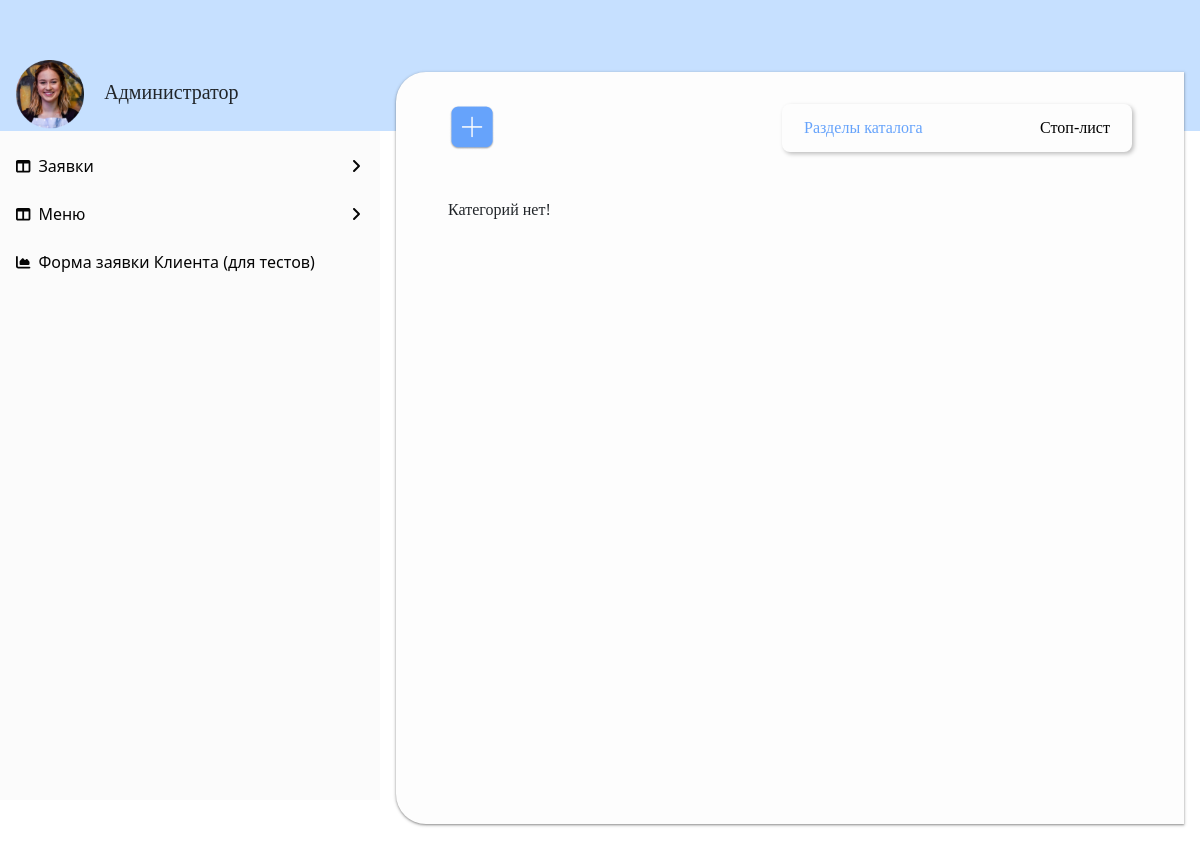
The app's page /menu/, older data.
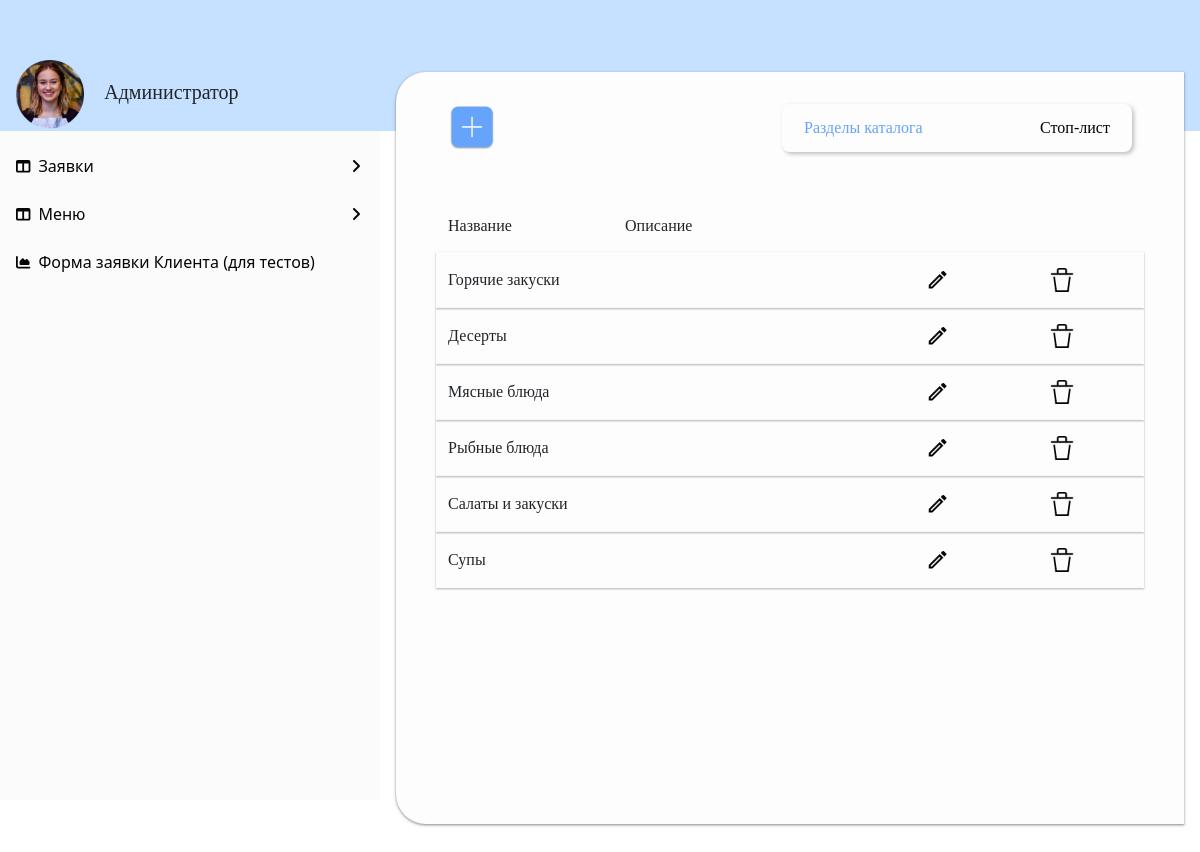
The same page, newer data.
### menu/models.py (models this page shows, shortened)
class MenuSection(models.Model):
    name = models.CharField(max_length=32, unique=True)
    description = models.CharField(max_length=255, blank=True)

### menu/views.py (the view)
# urls.py: path('', MenuSectionListView.as_view(), name='sections_list'),
class MenuSectionListView(ListView):
    model = MenuSection
    ordering = 'name'
    template_name = 'menu/sections.html'
    context_object_name = 'sections'
    paginate_by = 20

### templates/menu/sections.html (shortened to what this page needs)
{% extends 'default.html' %}
{% load custom_tags %}
{% load crispy_forms_tags %}
{% block content %}
         <div class="container-fluid menu-common-font">
          <div class="row pb-5 justify-content-between">
    <div class="col">
  		<a href="{% url 'section_create' %}"><img src="/static/img/addsection.png" class="add_section_btn"></a>
    </div>
        <div class="col d-flex justify-content-end">
            <div class="dishes-top-menu d-flex justify-content-between px-3 py-2">
                <button class="cat-menu" onclick="window.location.href='/menu/';">Разделы каталога</button>
                 <button onclick="window.location.href='{% url 'dishes_stoplist' %}';">Стоп-лист</button>
            </div>
        </div>
    </div>
	{% if sections %}
        <div class="row pt-3 pb-3">
		<div class="col-3">Название</div>
            <div class="col-5">Описание</div>
           </div>
			{% for section in sections %}
                <div class="row shady-row pt-1 pb-1">
					<div class="col-3 align-content-center flex-box flex-wrap">{{ section.name }}</div>
					<div class="col-5 align-content-center flex-box flex-wrap">{{ section.description }}</div>
					<div class="col-2 align-content-center flex-box flex-wrap"><a href="{% url 'section_detail' pk=section.pk %}"><img width="34px" src="/static/img/editicon.png"></a></div>
					<div class="col-2 align-content-center flex-box flex-wrap"><a href="{% url 'section_delete' pk=section.pk %}"><img width="48px" src="/static/img/delete.png"></a></div>
                </div>
			{% endfor %}
	{% else %}
		<p>Категорий нет!</p>
	{% endif %}
         </div>
{% endblock content %}

Row changes from the older to the newer data that the page shows:
added MenuSection: name "Горячие закуски"
added MenuSection: name "Десерты"
added MenuSection: name "Мясные блюда"
added MenuSection: name "Рыбные блюда"
added MenuSection: name "Салаты и закуски"
added MenuSection: name "Супы"
Text that changed along with them:
text no longer shown: "Категорий нет!"
text now shown: "Название Описание"
